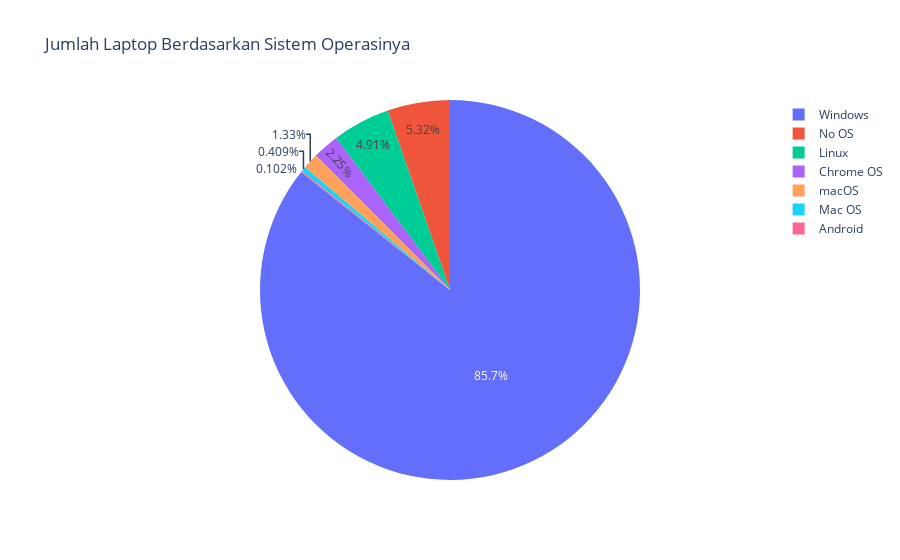

The notebook cell saved with this chart:
### Markdown cell above
**Menggunakan Plotly**

### Code cell
fig = px.pie(grouped_os, values = 'counts', names = 'os', labels={'counts': 'Jumlah Laptop'}, title='Jumlah Laptop Berdasarkan Sistem Operasinya')
fig.show()

### Figure 1 — Plotly figure (JSON) as saved in the notebook; plotly's stock layout.template omitted (floating-point values rounded to 4 significant figures)
{"data": [{"domain": {"x": [0, 1], "y": [0, 1]}, "hovertemplate": "os=%{label}<br>Jumlah Laptop=%{value}<extra></extra>", "labels": ["Android", "Chrome OS", "Linux", "Mac OS", "No OS", "Windows", "macOS"], "legendgroup": "", "name": "", "showlegend": true, "type": "pie", "values": [1, 22, 48, 4, 52, 837, 13]}], "layout": {"legend": {"tracegroupgap": 0}, "title": {"text": "Jumlah Laptop Berdasarkan Sistem Operasinya"}}}
